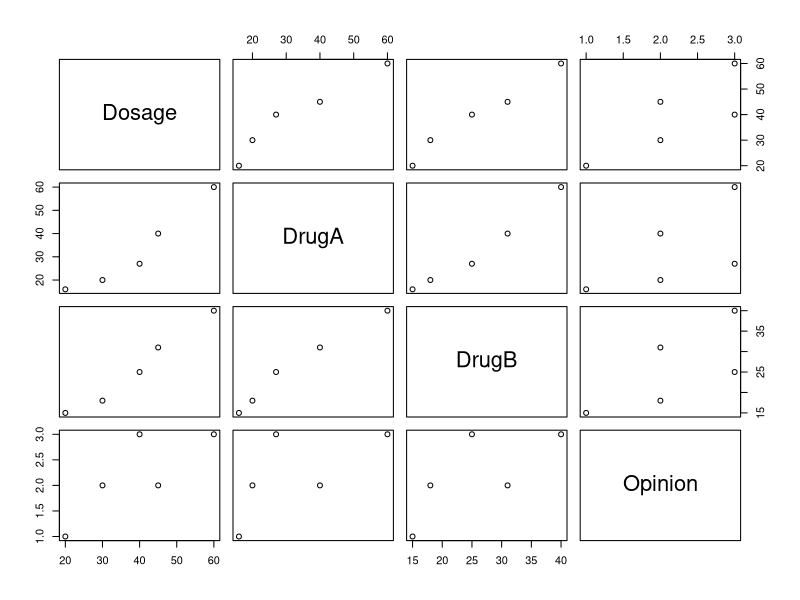
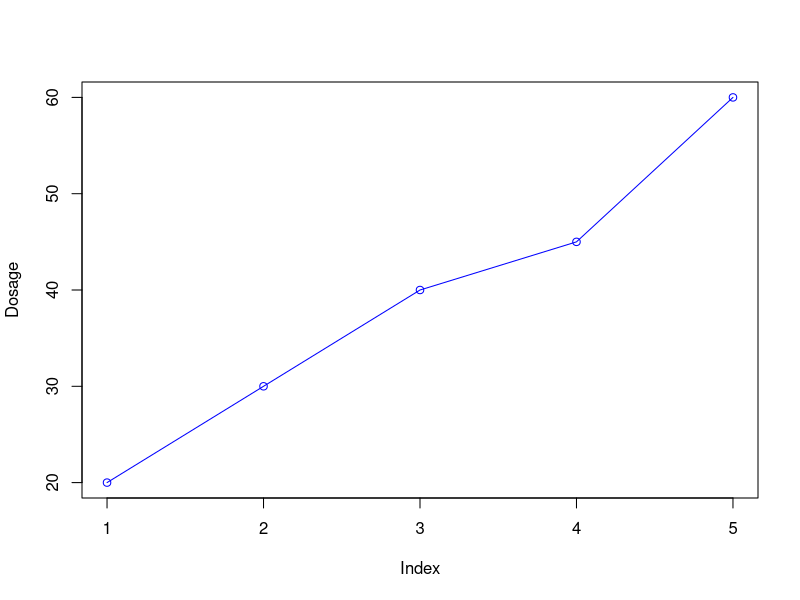
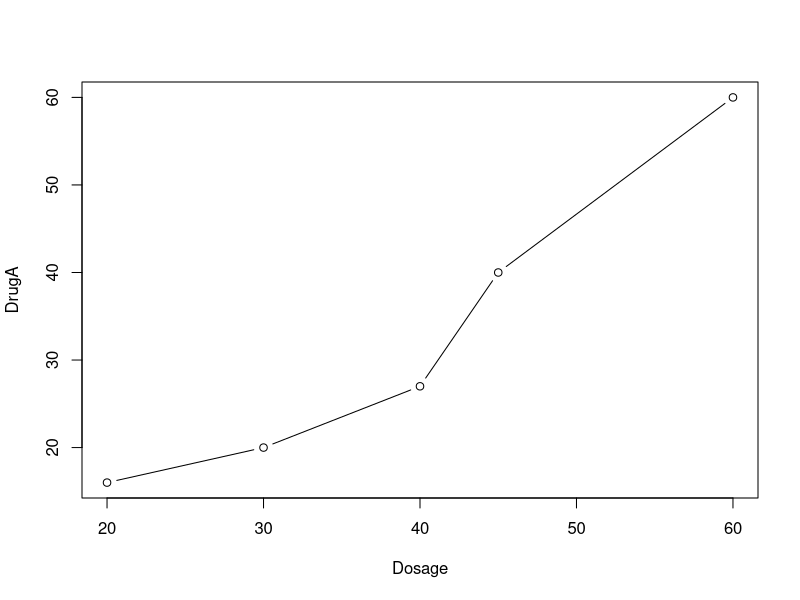
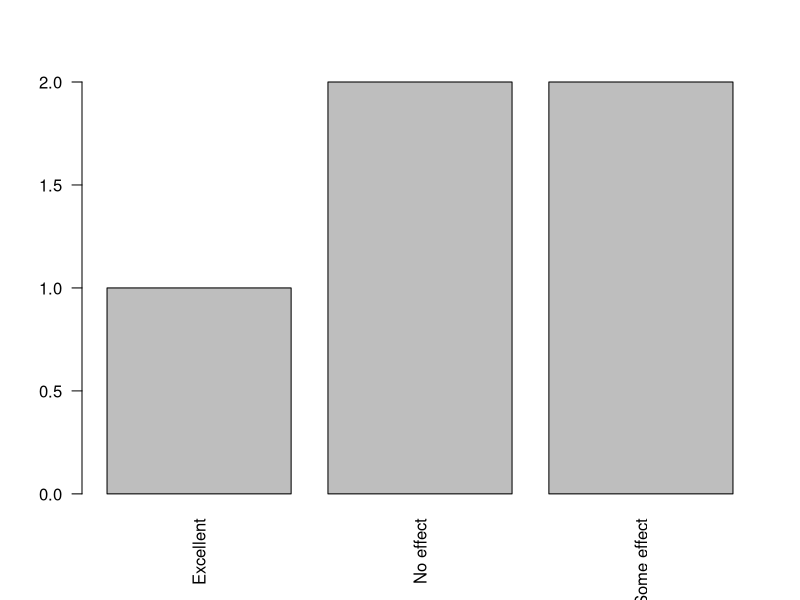
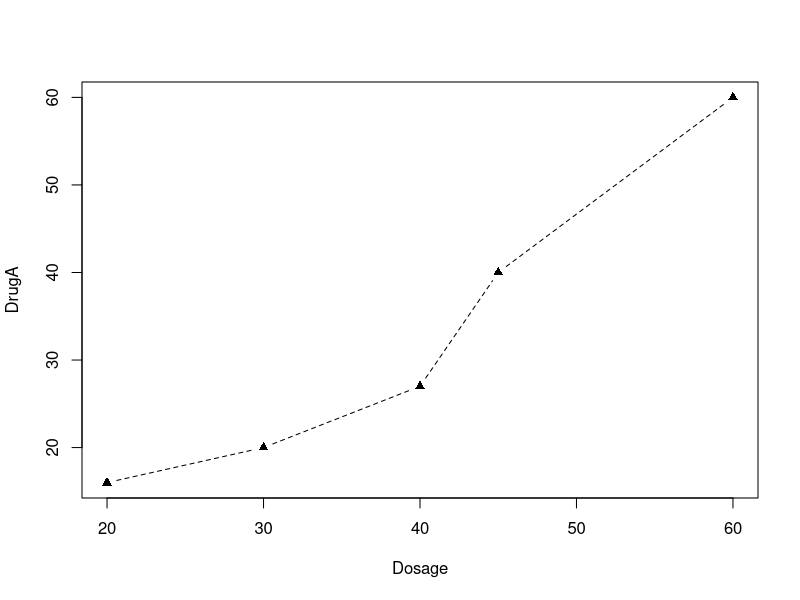
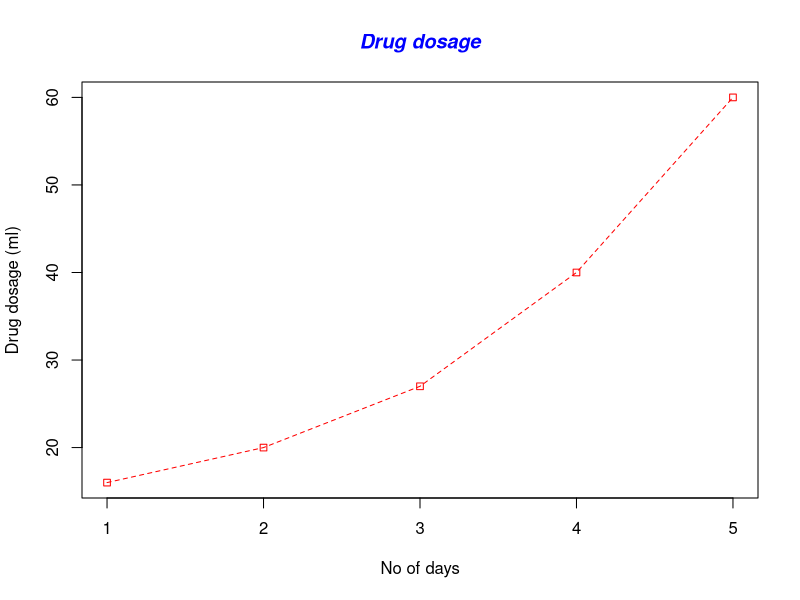
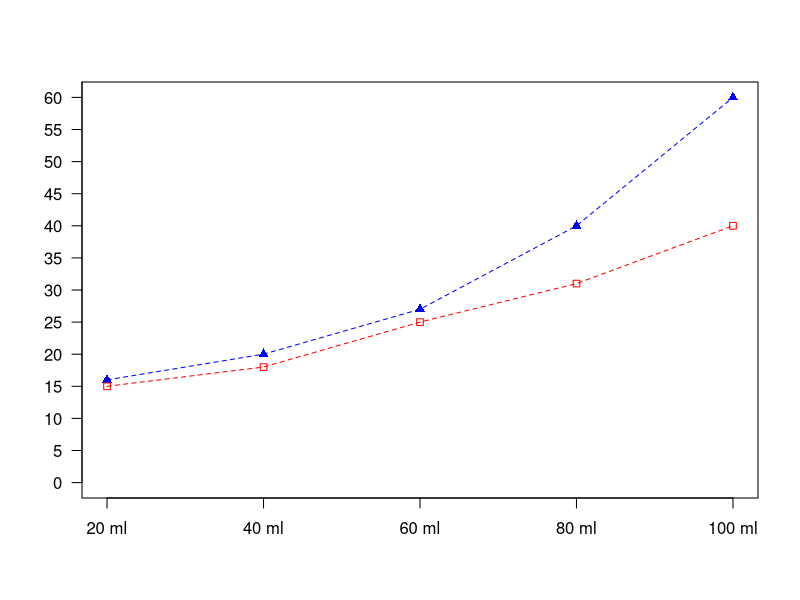
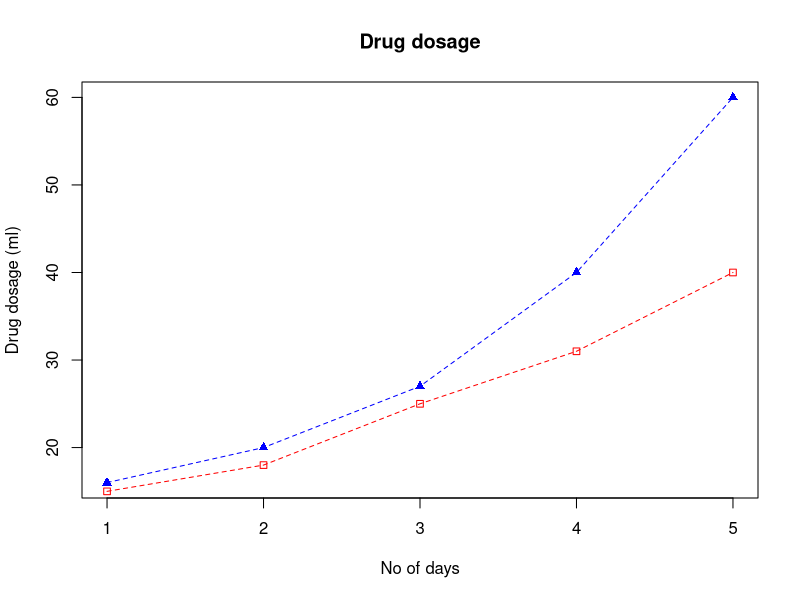

The R source for these figures, in order: (Note: this script raises an error after producing the figures.)
Dosage <- c(20, 30, 40, 45, 60)
DrugA <- c(16, 20, 27, 40, 60)
DrugB <- c(15, 18, 25, 31, 40)
Opinion <- c("Excellent", "No effect", "Some effect", "No effect", "Some effect")
drugs <- data.frame(Dosage, DrugA, DrugB, Opinion)
drugs


str(drugs)
plot(drugs)
#examine individual charts
attach(drugs)
plot(Dosage, type = "o", col = "blue")

#"b" means both lines are plotted
plot(Dosage, DrugA, type = "b")

#if we want to plot a cat var
#then we need to convert to factor first

factored_opinion <- as.factor(drugs$Opinion)
drugs$Opinion <- factored_opinion
str(drugs)

plot(drugs$Opinion, las = 2)

#par function - default parameters
opar <- par(no.readonly = TRUE)
#lty = line type
#lwd = line width

par(lty = 2, pch = 17)
plot(Dosage, DrugA, type = "b")
par = opar

#dotted line 3 times wider than default
plot(DrugA, type = "o", 
     pch = 22, 
     lty = 2, 
     col = "red",
     main = "Drug dosage", 
     col.main = "Blue", 
     font.main = 4,
     xlab = "No of days", 
     ylab = "Drug dosage (ml)")

#drug A on the y axis that ranges from 0 to max value
graph_range <- range(0, DrugA, DrugB)
graph_range
plot(DrugA,
     type = "o",
     col = "blue",
     ylim =graph_range,
     axes = FALSE,
     ann = FALSE)

#graph drug B with red dashed lines and square points
lines(DrugB, type = "o", pch = 22,
      lty = 2,
      col = "Red")

#make custom x axis
axis(1, at = 1:5, lab = c("20 ml", "40 ml", "60 ml", "80 ml", "100 ml"))

#make custom y axis
axis(2, las =1, at = 5 * 0:graph_range[2])

#add a box
box()

#plot druga and drugb in one chart
#show drug a as blue line and blue triangles
#and drug b as red line and red square
opar <- par(no.readonly = TRUE)
plot(DrugA,
     type = "o",
     main = "Drug dosage",
     xlab = "No of days",
     ylab = "Drug dosage (ml)",
     col = "blue"
)

#graph drug B with red dashed lines and sq points
lines(DrugB, type = "o", pch = 22, lty = 2, col = "red")
par(opar)

#modify default parameters so that
#graph is 2 inches wide and 3 inches tall
par(pin = c(2,3))

#lines will be twice default width and
#symbols will be 1.5 default size
par(lwd =2, cex = 1.5)

#arrange charts in 3 rows by 1 column
par(mfrow = c(3,1))

plot(DrugA,
     type = "o",
     main = "Drug dosage",
     xlab = "No of days",
     ylab = "Drug dosage (ml)",
     col = "blue"
)
plot(DrugA,
     type = "o",
     main = "Drug dosage",
     xlab = "No of days",
     ylab = "Drug dosage (ml)",
     col = "blue"
)
plot(DrugA,
     type = "o",
     main = "Drug dosage",
     xlab = "No of days",
     ylab = "Drug dosage (ml)",
     col = "blue"
)


#extract data

#changing str
#changing variable names
#subset
#missing data
#plot
